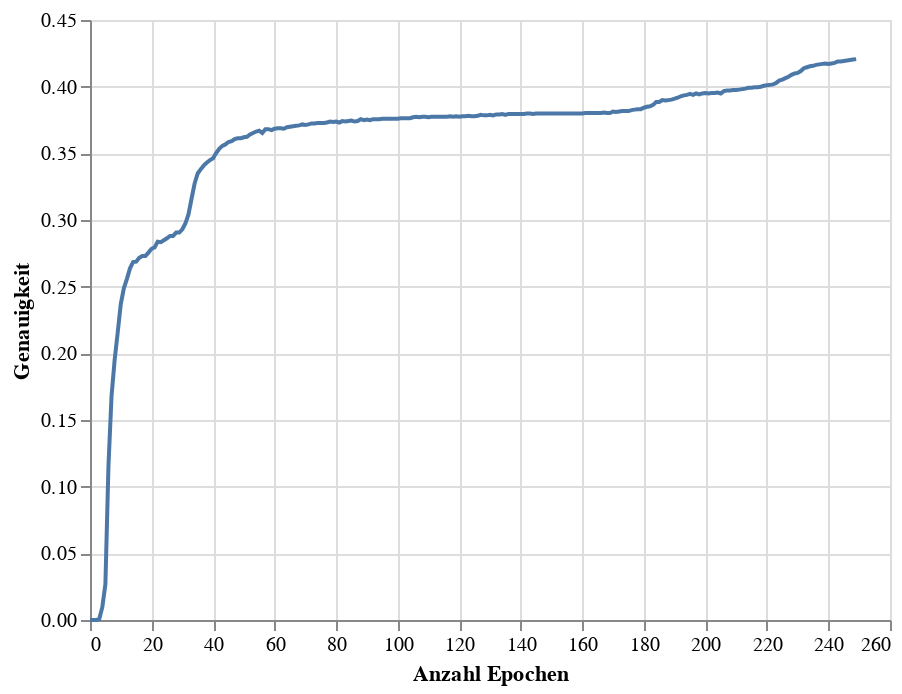

The notebook cell this image was saved under:
### Code cell
accuracy_chart = alt.Chart(accuracy_df).mark_line().encode(
    x=alt.X('Epoch',title = 'Anzahl Epochen'),
    y=alt.Y('Accuracy', title = 'Genauigkeit')
)
accuracy_chart

### Figure 1 — Vega-Lite specification as saved in the notebook (floating-point values rounded to 4 significant figures; data arrays with more than 128 entries replaced by an {"elided": "..."} marker saying what was removed)
{"config": {"view": {"continuousWidth": 400, "continuousHeight": 300}}, "data": {"name": "data-8b2d30b6493b368240bfa2ca2b42052b"}, "mark": "line", "encoding": {"x": {"field": "Epoch", "title": "Anzahl Epochen", "type": "quantitative"}, "y": {"field": "Accuracy", "title": "Genauigkeit", "type": "quantitative"}}, "$schema": "https://vega.github.io/schema/vega-lite/v4.17.0.json", "datasets": {"data-8b2d30b6493b368240bfa2ca2b42052b": {"elided": "250 records"}}}
